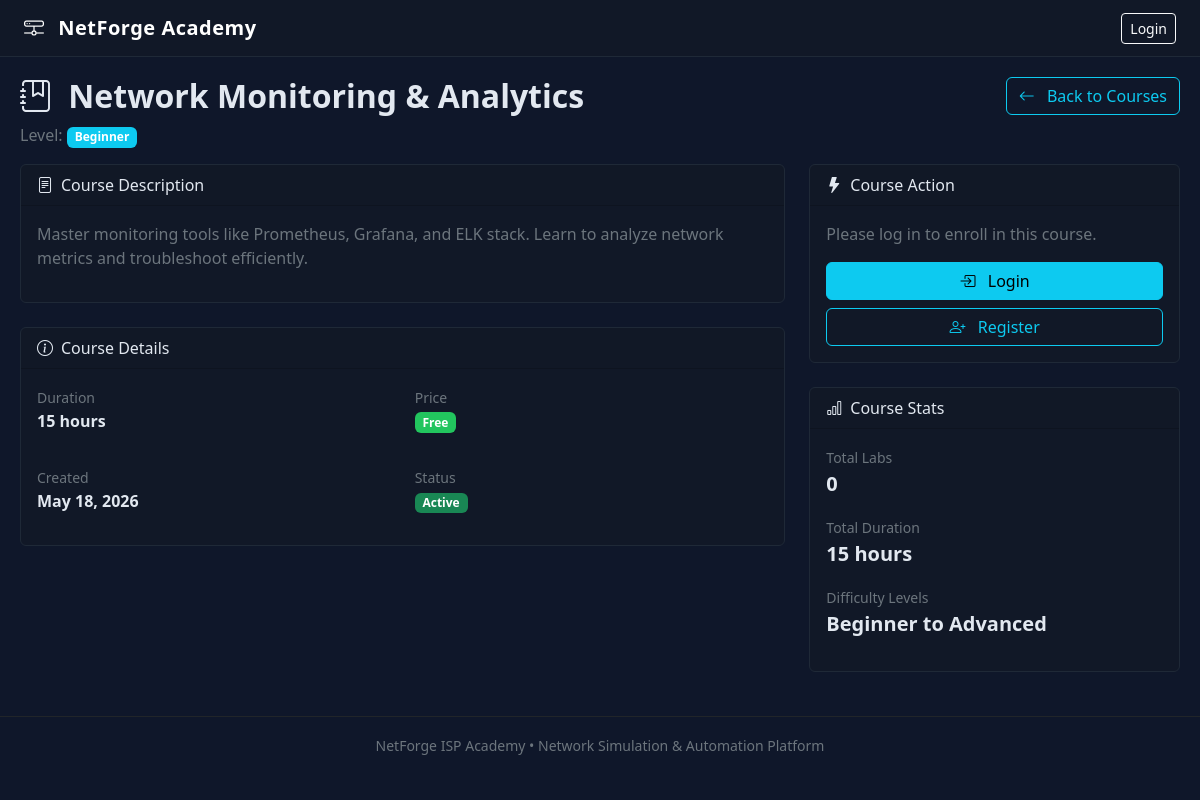
/courses/6/, run on an earlier commit of the app's database.
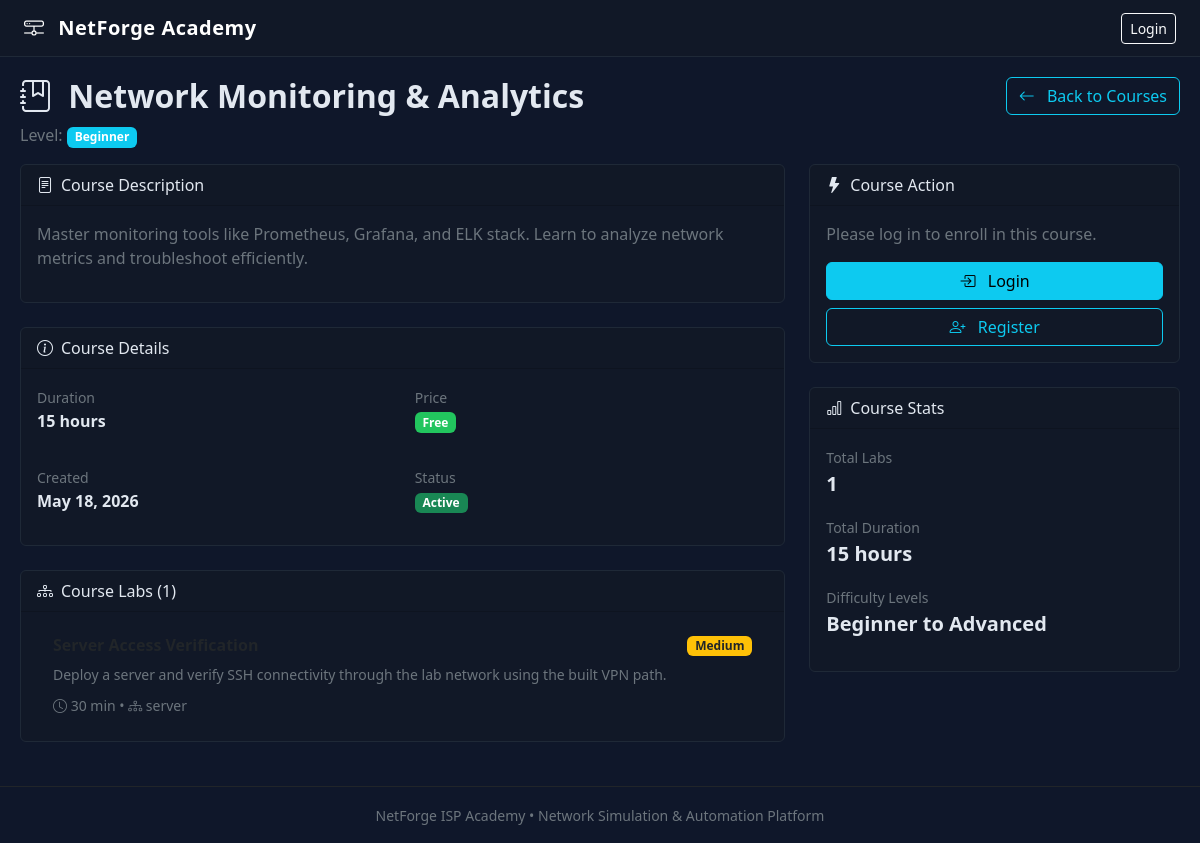
And on a later commit of the database.
### academy/models.py (models this page shows, shortened)
class Course(models.Model):
    title = models.CharField(max_length=200)
    description = models.TextField()
    level = models.CharField(max_length=50, choices=[
        ('beginner', 'Beginner'),
        ('intermediate', 'Intermediate'),
        ('advanced', 'Advanced'),
        ('isp', 'ISP Level')
    ])
    duration_hours = models.IntegerField(default=10)
    price = models.IntegerField(default=0)  # in KSh
    is_active = models.BooleanField(default=True)
    created_at = models.DateTimeField(auto_now_add=True)

class Lab(models.Model):
    course = models.ForeignKey(Course, on_delete=models.CASCADE, related_name='labs')
    title = models.CharField(max_length=200)
    description = models.TextField()
    topology_type = models.CharField(max_length=100, default="nokia_single")
    difficulty = models.CharField(max_length=20, choices=[
        ('easy', 'Easy'), ('medium', 'Medium'), ('hard', 'Hard')
    ])
    estimated_time = models.IntegerField(default=30)  # minutes

### courses/views.py (the view)
# urls.py: path('<int:course_id>/', views.course_detail, name='detail'),
def course_detail(request, course_id):
    course = get_object_or_404(Course, id=course_id, is_active=True)
    is_enrolled = False
    if request.user.is_authenticated:
        is_enrolled = Enrollment.objects.filter(
            user=request.user,
            course=course
        ).exists()
    context = {
        'course': course,
        'is_enrolled': is_enrolled,
        'labs': course.labs.all(),
    }
    return render(request, 'courses/detail.html', context)

### templates/courses/detail.html (shortened to what the changed rows need)
{% extends 'base.html' %}
{% block header %}
<div class="d-flex justify-content-between align-items-start">
    <div>
        <h2 class="fw-bold mb-2">
            <i class="bi bi-journal-bookmark me-2"></i> {{ course.title }}
        </h2>
        <p class="text-secondary mb-0">
            Level: <span class="badge bg-info">
            </span>
        </p>
    </div>
</div>
{% endblock %}
{% block content %}
<div class="row g-4">
    <div class="col-lg-8">
        <div class="card mb-4">
            <div class="card-body">
                <p class="text-secondary">{{ course.description }}</p>
            </div>
        </div>
        <div class="card mb-4">
            <div class="card-body">
                <div class="row">
                    <div class="col-md-6 mb-3">
                        <small class="text-secondary">Duration</small>
                        <p class="fw-bold">{{ course.duration_hours }} hours</p>
                    </div>
                    <div class="col-md-6">
                        <small class="text-secondary">Created</small>
                        <p class="fw-bold">{{ course.created_at|date:"M d, Y" }}</p>
                    </div>
                </div>
            </div>
        </div>
        {% if labs %}
            <div class="card">
                <div class="card-header">
                    <i class="bi bi-diagram-3 me-2"></i>Course Labs ({{ labs.count }})
                </div>
                <div class="card-body">
                    <div class="list-group list-group-flush">
                        {% for lab in labs %}
                            <div class="list-group-item bg-transparent border-secondary">
                                <div class="d-flex justify-content-between align-items-start mb-2">
                                    <h6 class="fw-bold mb-0">{{ lab.title }}</h6>
                                    <span class="badge bg-warning text-dark">{{ lab.get_difficulty_display }}</span>
                                </div>
                                <p class="text-secondary mb-2 small">{{ lab.description }}</p>
                                <small class="text-secondary">
                                    <i class="bi bi-clock"></i> {{ lab.estimated_time }} min
                                    • <i class="bi bi-diagram-3"></i> {{ lab.topology_type }}
                                </small>
                            </div>
                        {% endfor %}
                    </div>
                </div>
            </div>
        {% endif %}
    </div>
    <div class="col-lg-4">
        <div class="card">
            <div class="card-body">
                <div class="mb-3">
                    <small class="text-secondary">Total Labs</small>
                    <p class="fw-bold fs-5">{{ course.labs.count }}</p>
                </div>
                <div class="mb-3">
                    <small class="text-secondary">Total Duration</small>
                    <p class="fw-bold fs-5">{{ course.duration_hours }} hours</p>
                </div>
            </div>
        </div>
    </div>
</div>
{% endblock %}

What changed in the data, as far as the page shows it:
computed for Course "Network Monitoring & Analytics": labs.count "0" → "1"
added Lab: difficulty "Medium", description "Deploy a server and verify SSH connectivity through the lab network using the built VPN path.", estimated_time "30", topology_type "server"
Also different on the page:
{{ labs.count }}: (not shown) → "1"
text now shown: "Course Labs ( )"
